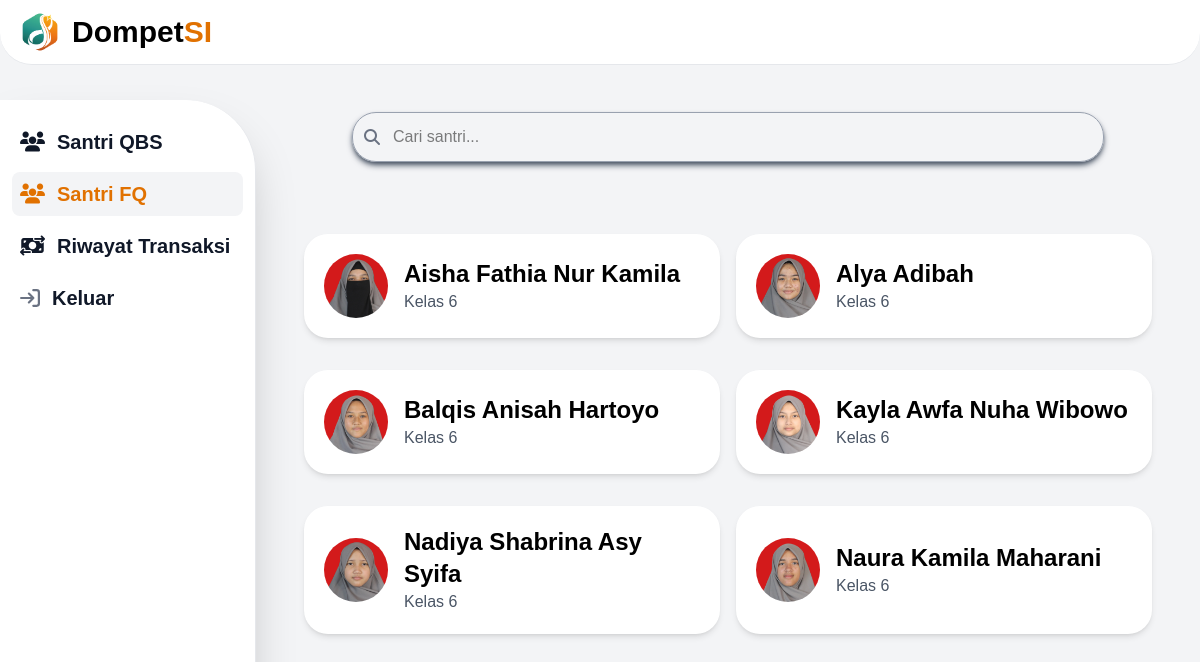
/dist/admin/FQ.php (signed in), run on the app's committed database.
### tables this page shows
CREATE TABLE `santri` (
  `id` int(11) NOT NULL,
  `nis` varchar(255) NOT NULL,
  `nama` varchar(255) DEFAULT NULL,
  `kelas` varchar(255) DEFAULT NULL,
  `tgl_lahir` varchar(255) DEFAULT NULL,
  `kampus` varchar(255) DEFAULT NULL,
  `password` varchar(255) DEFAULT NULL,
  `foto` varchar(255) DEFAULT NULL
);

### dist/admin/FQ.php (the view, shortened to what this page needs)
<?php
require_once '../../php/conn.php';
$keyword = isset($_GET['search']) ? $_GET['search'] : '';
$sql = "SELECT * FROM santri WHERE kampus = 'FQ'";
$result = $conn->query($sql);
?>
<!DOCTYPE html>
  <html>
    <head>
      <link rel="stylesheet" href="https://cdnjs.cloudflare.com/ajax/libs/font-awesome/6.5.1/css/all.min.css" />
      <link href="/src/output.css" rel="stylesheet" />
    </head>
    <body id="admin" class="bg-gray-100">
      <?php require_once('../../php/sidebar-admin.php'); ?>
      <div class="flex-1 md:p-6 sm:ml-64 mt-10">
        <div class="container hero-admin mx-auto mt-10 max-w-3xl p-4 sm:p-2">
          <form method="GET" class="relative w-full">
            <i class="fa-solid fa-magnifying-glass absolute left-3 top-1/2 -translate-y-1/2 text-gray-500"></i>
            <input
              type="text"
              name="search"
              value="<?= htmlspecialchars($keyword) ?>"
              placeholder="Cari santri..."
              class="search-hero w-full p-3 pl-10 rounded-3xl border border-gray-400 shadow-md shadow-gray-600"
            />
          </form>
        </div>
        <div class="flex flex-col  p-4">
          <div class="hero-card-santri-admin container mx-auto mt-10 max-h-3xl p-4 sm:p-2 grid grid-cols-1 md:grid-cols-2 gap-4 justify-items-center flex-grow overflow-auto scrollbar-hide">
            <?php if ($result && $result->num_rows > 0): ?>
              <?php while ($row = $result->fetch_assoc()): ?>
                <a href="santri.php?nis=<?= htmlspecialchars($row['nis']) ?>" class="bg-white p-5 rounded-3xl shadow-md mb-4 flex items-center max-w-md w-full">
                  <?php if (!empty($row['foto'])): ?>
                    <img
                      src="../../php/foto/<?= htmlspecialchars($row['foto']) ?>" alt="Foto <?= $row['nama'] ?>"
                      class="w-16 h-16 rounded-full mr-4"
                    />
                  <?php else: ?>
                    <span>—</span>
                  <?php endif; ?>
                  <div>
                    <h3 class="text-2xl font-bold"><?= htmlspecialchars($row['nama']) ?></h3>
                    <p class="text-gray-600">Kelas <?= htmlspecialchars($row['kelas']) ?></p>
                  </div>
                </a>
              <?php endwhile; ?>
            <?php else: ?>
              <p class="text-center w-full text-gray-500">Belum ada data santri atau saldo.</p>
            <?php endif; ?>
          </div>
        </div>
      </div>
    </body>
  </html>

### php/sidebar-admin.php (shortened to what this page needs)
<nav class="fixed top-0 z-50 w-full bg-white border-b border-gray-200 rounded-b-4xl">
  <div class="px-3 py-3 lg:px-5 lg:pl-3">
    <div class="flex items-center justify-between">
      <div class="flex items-center justify-start rtl:justify-end">
        <a href="" class="flex ms-2 md:me-24">
          <img src="/assets/img/logo.png" class="h-10 me-3" alt="Logo" />
          <span class="self-center text-2xl font-bold sm:text-3xl whitespace-nowrap">
            Dompet<span class="text-amber-600">SI</span>
          </span>
        </a>
      </div>
    </div>
  </div>
</nav>
<aside
  id="logo-sidebar"
  class="fixed top-0 left-0 z-40 w-64 md:mt-25 rounded-tr-5xl h-screen pt-20 md:pt-5 transition-transform -translate-x-full bg-white border-r border-gray-200 sm:translate-x-0 shadow-2xl"
  aria-label="Sidebar"
>
  <div class="h-full px-3 pb-4 overflow-y-auto">
    <ul class="space-y-2 font-semibold text-xl">
      <li>
        <a href="/dist/admin/QBS.php" class="flex items-center p-2 text-gray-900 rounded-lg hover:bg-gray-100 group">
          <i class="fa-solid fa-users"></i>
          <span class="ms-3">Santri QBS</span>
        </a>
      </li>
      <li>
        <a href="/dist/admin/FQ.php" class="flex items-center p-2 text-gray-900 rounded-lg hover:bg-gray-100 group">
          <i class="fa-solid fa-users"></i>
          <span class="ms-3">Santri FQ</span>
        </a>
      </li>
      <li>
        <a href="/dist/admin/Riwayat.php" class="flex items-center p-2 text-gray-900 rounded-lg hover:bg-gray-100 group">
          <i class="fa-solid fa-money-bill-transfer"></i>
          <span class="flex-1 ms-3 whitespace-nowrap">Riwayat Transaksi</span>
        </a>
      </li>
      <li>
        <a href="/index.php" class="flex items-center p-2 text-gray-900 rounded-lg hover:bg-gray-100 group">
          <span class="flex-1 ms-3 whitespace-nowrap">Keluar</span>
        </a>
      </li>
    </ul>
  </div>
</aside>

### data on the page
santri: foto (picture), nama "Aisha Fathia Nur Kamila", kelas "6"
santri: foto (picture), nama "Alya Adibah", kelas "6"
santri: foto (picture), nama "Balqis Anisah Hartoyo", kelas "6"
santri: foto (picture), nama "Kayla Awfa Nuha Wibowo", kelas "6"
santri: foto (picture), nama "Nadiya Shabrina Asy Syifa", kelas "6"
santri: foto (picture), nama "Naura Kamila Maharani", kelas "6"
